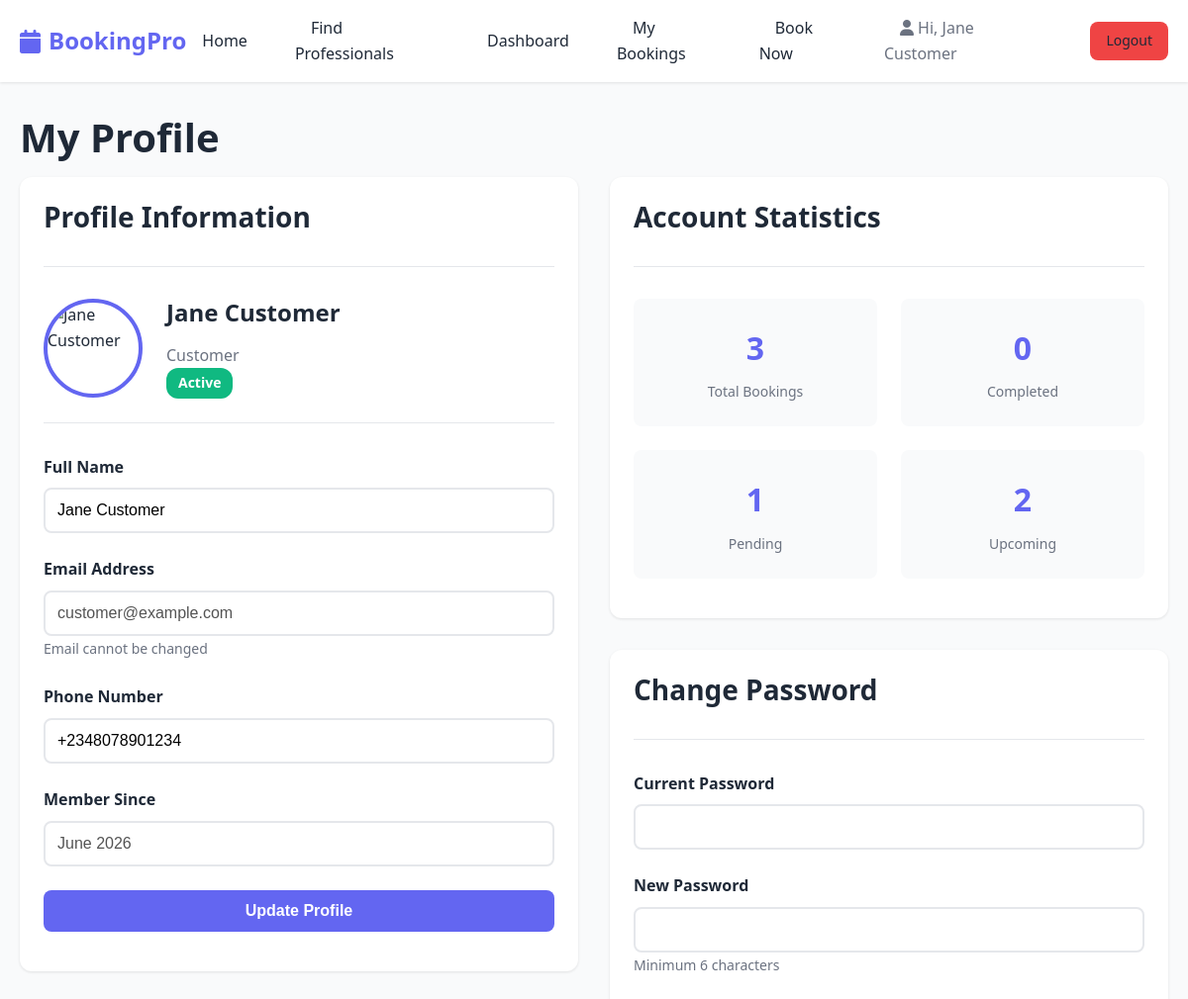
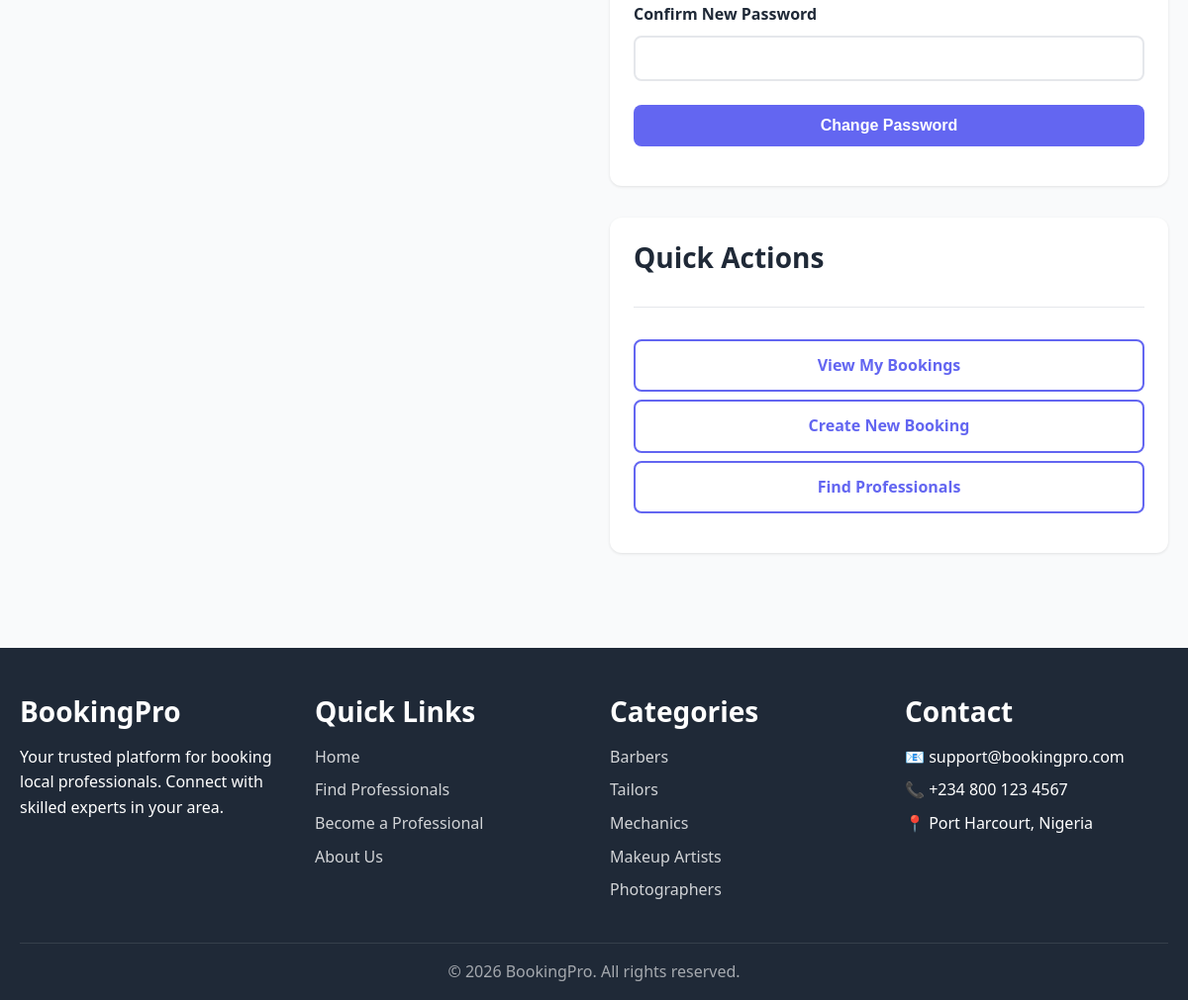
The page /customer/profile.php (signed in) on the database its author committed (2 pictures, top to bottom).
### tables this page shows
CREATE TABLE users (
    id INT AUTO_INCREMENT PRIMARY KEY,
    name VARCHAR(100) NOT NULL,
    email VARCHAR(100) UNIQUE NOT NULL,
    password VARCHAR(255) NOT NULL,
    role ENUM('customer', 'professional', 'admin') NOT NULL,
    phone VARCHAR(20),
    status ENUM('active', 'suspended', 'pending') DEFAULT 'active',
    created_at TIMESTAMP DEFAULT CURRENT_TIMESTAMP
);

### customer/profile.php (the view, shortened to what this page needs)
<?php
require_once '../includes/functions.php';
$userId = $_SESSION['user_id'];
$stmt = $conn->prepare("SELECT * FROM users WHERE id = ?");
$stmt->execute([$userId]);
$user = $stmt->fetch();
$stmt = $conn->prepare("SELECT
                        COUNT(*) as total,
                        SUM(CASE WHEN status = 'completed' THEN 1 ELSE 0 END) as completed,
                        SUM(CASE WHEN status = 'pending' THEN 1 ELSE 0 END) as pending,
                        SUM(CASE WHEN status = 'approved' THEN 1 ELSE 0 END) as upcoming
                        FROM bookings WHERE customer_id = ?");
$stmt->execute([$userId]);
$stats = $stmt->fetch();
include '../includes/header.php';
include '../includes/navbar.php';
?>
<div class="dashboard">
    <div class="container">
        <h1>My Profile</h1>
        <div class="grid grid-2" style="align-items: start;">
            <div class="card">
                <div class="card-header">
                    <h3>Profile Information</h3>
                </div>
                <div class="card-body">
                    <div class="profile-avatar-section">
                        <div class="profile-avatar-large">
                            <img src="<?php echo SITE_URL; ?>/assets/images/default-avatar.png"
                                 alt="<?php echo htmlspecialchars($user['name']); ?>">
                        </div>
                        <div>
                            <h4><?php echo htmlspecialchars($user['name']); ?></h4>
                            <p style="color: var(--gray-color);">Customer</p>
                            <span class="badge badge-success">Active</span>
                        </div>
                    </div>
                    <form method="POST" style="margin-top: 2rem;">
                        <div class="form-group">
                            <label class="form-label">Full Name</label>
                            <input type="text" name="name" class="form-control"
                                   value="<?php echo htmlspecialchars($user['name']); ?>" required>
                        </div>
                        <div class="form-group">
                            <label class="form-label">Email Address</label>
                            <input type="email" class="form-control"
                                   value="<?php echo htmlspecialchars($user['email']); ?>" disabled>
                            <small class="form-text">Email cannot be changed</small>
                        </div>
                        <div class="form-group">
                            <label class="form-label">Phone Number</label>
                            <input type="tel" name="phone" class="form-control"
                                   value="<?php echo htmlspecialchars($user['phone']); ?>" required>
                        </div>
                        <div class="form-group">
                            <label class="form-label">Member Since</label>
                            <input type="text" class="form-control"
                                   value="<?php echo date('F Y', strtotime($user['created_at'])); ?>" disabled>
                        </div>
                        <button type="submit" class="btn btn-primary btn-block">
                            Update Profile
                        </button>
                    </form>
                </div>
            </div>
            <div>
                <div class="card" style="margin-bottom: 2rem;">
                    <div class="card-header">
                        <h3>Account Statistics</h3>
                    </div>
                    <div class="card-body">
                        <div class="stats-grid">
                            <div class="stat-item">
                                <div class="stat-value"><?php echo $stats['total']; ?></div>
                                <div class="stat-label">Total Bookings</div>
                            </div>
                            <div class="stat-item">
                                <div class="stat-value"><?php echo $stats['completed']; ?></div>
                                <div class="stat-label">Completed</div>
                            </div>
                            <div class="stat-item">
                                <div class="stat-value"><?php echo $stats['pending']; ?></div>
                                <div class="stat-label">Pending</div>
                            </div>
                            <div class="stat-item">
                                <div class="stat-value"><?php echo $stats['upcoming']; ?></div>
                                <div class="stat-label">Upcoming</div>
                            </div>
                        </div>
                    </div>
                </div>
                <div class="card">
                    <div class="card-header">
                        <h3>Change Password</h3>
                    </div>
                    <div class="card-body">
                        <form method="POST" id="passwordForm">
                            <div class="form-group">
                                <label class="form-label">Current Password</label>
                                <input type="password" name="current_password" class="form-control" required>
                            </div>
                            <div class="form-group">
                                <label class="form-label">New Password</label>
                                <input type="password" name="new_password" class="form-control" required>
                                <small class="form-text">Minimum <?php echo MIN_PASSWORD_LENGTH; ?> characters</small>
                            </div>
                            <div class="form-group">
                                <label class="form-label">Confirm New Password</label>
                                <input type="password" name="confirm_password" class="form-control" required>
                            </div>
                            <button type="submit" class="btn btn-primary btn-block">
                                Change Password
                            </button>
                        </form>
                    </div>
                </div>
                <div class="card" style="margin-top: 2rem;">
                    <div class="card-header">
                        <h3>Quick Actions</h3>
                    </div>
                    <div class="card-body">
                        <div style="display: flex; flex-direction: column; gap: 0.5rem;">
                            <a href="bookings.php" class="btn btn-outline">View My Bookings</a>
                            <a href="booking_create.php" class="btn btn-outline">Create New Booking</a>
                            <a href="../public/professionals.php" class="btn btn-outline">Find Professionals</a>
                        </div>
                    </div>
                </div>
            </div>
        </div>
    </div>
</div>
<?php include '../includes/footer.php'; ?>

### assets/css/style.css (style rules this page uses)
:root { --primary-color: #6366f1; --secondary-color: #8b5cf6; --success-color: #10b981; --danger-color: #ef4444; --warning-color: #f59e0b; --dark-color: #1f2937; --light-color: #f9fafb; --gray-color: #6b7280; --border-color: #e5e7eb; --shadow: 0 1px 3px 0 rgba(0, 0, 0, 0.1); --shadow-lg: 0 10px 15px -3px rgba(0, 0, 0, 0.1); --transition: all 0.3s ease; }
* { margin: 0; padding: 0; box-sizing: border-box; }
body { font-family: 'Segoe UI', Tahoma, Geneva, Verdana, sans-serif; line-height: 1.6; color: var(--dark-color); background-color: var(--light-color); }
h1, h2, h3, h4, h5, h6 { font-weight: 700; line-height: 1.2; margin-bottom: 1rem; color: var(--dark-color); }
h1 { font-size: 2.5rem; }
h3 { font-size: 1.75rem; }
h4 { font-size: 1.5rem; }
a { text-decoration: none; color: var(--primary-color); transition: var(--transition); }
.container { max-width: 1200px; margin: 0 auto; padding: 0 20px; }
.btn { display: inline-block; padding: 0.75rem 1.5rem; font-size: 1rem; font-weight: 600; text-align: center; border: none; border-radius: 8px; cursor: pointer; transition: var(--transition); text-decoration: none; }
.btn-primary { background-color: var(--primary-color); color: white; }
.btn-outline { background-color: transparent; border: 2px solid var(--primary-color); color: var(--primary-color); }
.btn-block { display: block; width: 100%; }
.card { background: white; border-radius: 12px; padding: 1.5rem; box-shadow: var(--shadow); transition: var(--transition); animation: fadeInUp 0.6s ease-out; }
.card-header { border-bottom: 1px solid var(--border-color); padding-bottom: 1rem; margin-bottom: 1rem; }
.card-body { padding: 1rem 0; }
.grid { display: grid; gap: 2rem; }
.grid-2 { grid-template-columns: repeat(2, 1fr); }
.form-group { margin-bottom: 1.5rem; }
.form-label { display: block; margin-bottom: 0.5rem; font-weight: 600; color: var(--dark-color); }
.form-control { width: 100%; padding: 0.75rem; font-size: 1rem; border: 2px solid var(--border-color); border-radius: 8px; transition: var(--transition); background-color: white; }
.form-text { font-size: 0.875rem; color: var(--gray-color); margin-top: 0.25rem; }
.badge { display: inline-block; padding: 0.25rem 0.75rem; font-size: 0.875rem; font-weight: 600; border-radius: 12px; text-transform: capitalize; }
.badge-success { background-color: var(--success-color); color: white; }
.dashboard { padding: 2rem 0; min-height: calc(100vh - 200px); }

### customer/profile.php (style rules this page uses)
.profile-avatar-section { display: flex; gap: 1.5rem; align-items: center; padding-bottom: 1.5rem; border-bottom: 1px solid var(--border-color); }
.profile-avatar-large { width: 100px; height: 100px; border-radius: 50%; overflow: hidden; border: 4px solid var(--primary-color); }
.profile-avatar-large img { width: 100%; height: 100%; object-fit: cover; }
.stats-grid { display: grid; grid-template-columns: repeat(2, 1fr); gap: 1.5rem; }
.stat-item { text-align: center; padding: 1.5rem; background: var(--light-color); border-radius: 8px; }
.stat-value { font-size: 2rem; font-weight: bold; color: var(--primary-color); margin-bottom: 0.5rem; }
.stat-label { color: var(--gray-color); font-size: 0.875rem; }

### rows shown on the page
users: name "Jane Customer", email "customer@example.com", phone "+2348078901234", created_at "June 2026"

### other values the page prints
$_SESSION['user_name'] "Jane Customer"
$stats['total'] "3"
$stats['completed'] "0"
$stats['pending'] "1"
$stats['upcoming'] "2"
MIN_PASSWORD_LENGTH "6"
